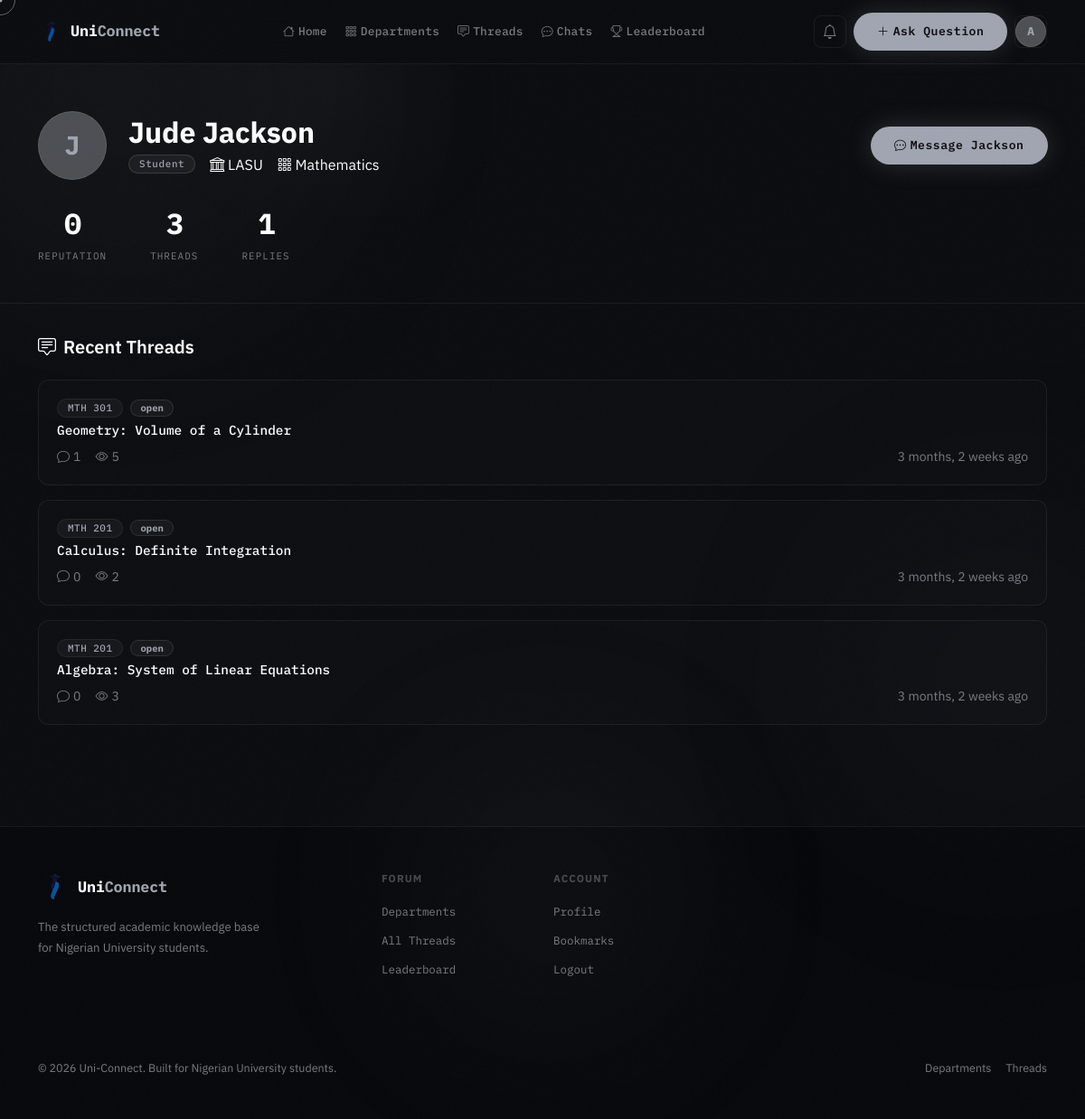
The app's page /accounts/profile/Jackson/ (signed in) with its own data.
### accounts/models.py (models this page shows, shortened)
class User(AbstractUser):
    ROLE_CHOICES = [
        ('student', 'Student'),
        ('lecturer', 'Lecturer'),
        ('admin', 'Admin'),
    ]
    is_email_verified = models.BooleanField(default=False)
    role = models.CharField(max_length=20, choices=ROLE_CHOICES, default='student')
    school = models.ForeignKey(
        'forum.School', on_delete=models.SET_NULL, null=True, blank=True, related_name='members'
    )
    department = models.ForeignKey(
        'forum.Department', on_delete=models.SET_NULL, null=True, blank=True, related_name='members'
    )
    matric_number = models.CharField(max_length=20, blank=True)
    bio = models.TextField(blank=True)
    avatar = models.ImageField(upload_to='avatars/', blank=True, null=True)
    reputation = models.IntegerField(default=0)
    created_at = models.DateTimeField(auto_now_add=True)
    @property
    def thread_count(self):
        return self.threads.filter(is_deleted=False).count()
    @property
    def reply_count(self):
        return self.replies.filter(is_deleted=False).count()

### forum/models.py (models this page shows, shortened)
class School(models.Model):
    SCHOOL_TYPE_CHOICES = [
        ('university', 'University'),
        ('polytechnic', 'Polytechnic'),
        ('college_of_education', 'College of Education'),
        ('monotechnic', 'Monotechnic'),
    ]
    name = models.CharField(max_length=255, unique=True)
    short_name = models.CharField(
        max_length=50, blank=True,
        help_text='Common abbreviation, e.g. UNN, UNILAG, FUTA'
    )
    slug = models.SlugField(max_length=255, unique=True, blank=True)
    school_type = models.CharField(max_length=30, choices=SCHOOL_TYPE_CHOICES, default='university')
    state = models.CharField(max_length=100, blank=True, help_text='Nigerian state where the school is located')
    is_active = models.BooleanField(default=True)
    created_at = models.DateTimeField(auto_now_add=True)
    class Meta:
        ordering = ['name']
        indexes = [
            models.Index(fields=['short_name']),
        ]

class Department(models.Model):
    school = models.ForeignKey(
        School, on_delete=models.CASCADE, related_name='departments',
        null=True, blank=True,
    )
    name = models.CharField(max_length=200)
    code = models.CharField(max_length=10)
    faculty = models.CharField(max_length=200)
    description = models.TextField(blank=True)
    color = models.CharField(max_length=7, default='#6C63FF')
    icon = models.CharField(max_length=50, default='bi-mortarboard')
    created_at = models.DateTimeField(auto_now_add=True)
    class Meta:
        ordering = ['name']
        unique_together = ['school', 'code']
        constraints = [
            models.UniqueConstraint(
                Lower('name'), 'school',
                name='unique_department_name_per_school',
            ),
        ]
        indexes = [
            models.Index(fields=['school', 'code']),
        ]

class Thread(models.Model):
    STATUS_CHOICES = [
        ('open', 'Open'),
        ('resolved', 'Resolved'),
        ('closed', 'Closed'),
    ]
    course = models.ForeignKey(Course, on_delete=models.CASCADE, related_name='threads')
    author = models.ForeignKey(settings.AUTH_USER_MODEL, on_delete=models.CASCADE, related_name='threads')
    title = models.CharField(max_length=300)
    content = models.TextField()
    attachment = models.FileField(upload_to='thread_attachments/', blank=True, null=True)
    voice_note = models.FileField(upload_to='thread_voice_notes/', blank=True, null=True)
    status = models.CharField(max_length=20, choices=STATUS_CHOICES, default='open')
    is_pinned = models.BooleanField(default=False)
    is_deleted = models.BooleanField(default=False)
    views = models.IntegerField(default=0)
    tags = models.ManyToManyField(Tag, blank=True, related_name='threads')
    created_at = models.DateTimeField(auto_now_add=True)
    updated_at = models.DateTimeField(auto_now=True)
    class Meta:
        ordering = ['-is_pinned', '-created_at']
    @property
    def reply_count(self):
        return self.replies.filter(is_deleted=False).count()

class Course(models.Model):
    department = models.ForeignKey(Department, on_delete=models.CASCADE, related_name='courses')
    code = models.CharField(max_length=20)
    title = models.CharField(max_length=200)
    description = models.TextField(blank=True)
    level = models.CharField(max_length=10, default='100L')
    semester = models.CharField(max_length=20, default='First Semester')
    units = models.IntegerField(default=3)
    is_active = models.BooleanField(default=True)
    created_at = models.DateTimeField(auto_now_add=True)
    class Meta:
        ordering = ['code']
        unique_together = ['department', 'code']

### accounts/views.py (the view)
# urls.py: path('profile/', views.profile_view, name='profile'),
@login_required
def profile_view(request, username=None):
    if username is None:
        profile_user = request.user
    else:
        profile_user = get_object_or_404(User, username=username)
    threads = (
        profile_user.threads
        .filter(is_deleted=False)
        .order_by("-created_at")
    )
    return render(
        request,
        "accounts/profile.html",
        {
            "profile_user": profile_user,
            "threads": threads,
        },
    )

### forum/context_processors.py (called while the page is built)
def unread_notifications(request):
    count = 0
    if request.user.is_authenticated:
        count = request.user.notifications.filter(is_read=False).count()
    return {'unread_notification_count': count}

### templates/accounts/profile.html (shortened to what this page needs)
{% extends 'base.html' %}
{% block content %}
<div class="page-header">
  <div class="container">
    <div class="d-flex align-items-center gap-4 flex-wrap">
      <div class="avatar-lg">
        {% if profile_user.avatar %}
        <img
          src="{{ profile_user.avatar.url }}"
          alt="{{ profile_user.username }}"
        />
        {% else %} {{ profile_user.username|first|upper }} {% endif %}
      </div>
      <div>
        <h1 class="h2 fw-bold text-white mb-1">
          {{ profile_user.get_full_name|default:profile_user.username }}
        </h1>
        <div class="d-flex align-items-center gap-3 flex-wrap">
          <span class="badge badge-glow"
            >{{ profile_user.get_role_display }}</span
          >
          {% if profile_user.school %}
        <span>
            <i class="bi bi-bank"></i>
            {{ profile_user.school.short_name|default:profile_user.school.name }}
        </span>
        {% endif %}
          {% if profile_user.department %}
        <span>
            <i class="bi bi-grid-3x3-gap"></i>
            {{ profile_user.department.name }}
        </span>
        {% endif %}
        </div>
        </div>
      {% if user == profile_user %}
      <a
        href="{% url 'accounts:edit_profile' %}"
        class="btn btn-outline-glass btn-sm ms-auto"
      >
        <i class="bi bi-pencil me-1"></i>Edit Profile
      </a>
      {% elif user.is_authenticated %}
      <a
        href="{% url 'forum:start_chat' profile_user.username %}"
        class="btn btn-primary-glow btn-sm ms-auto"
      >
        <i class="bi bi-chat-dots me-1"></i>Message {{ profile_user.username }}
      </a>
      {% endif %}
    </div>
    <div class="d-flex gap-5 mt-4">
      <div class="text-center">
        <div class="stat-number fs-2">{{ profile_user.reputation }}</div>
        <div class="stat-label">Reputation</div>
      </div>
      <div class="text-center">
        <div class="stat-number fs-2">{{ profile_user.thread_count }}</div>
        <div class="stat-label">Threads</div>
      </div>
      <div class="text-center">
        <div class="stat-number fs-2">{{ profile_user.reply_count }}</div>
        <div class="stat-label">Replies</div>
      </div>
    </div>
  </div>
</div>
<div class="container pb-5">
  <h5 class="text-white fw-600 mb-4">
    <i class="bi bi-chat-square-text me-2"></i>Recent Threads
  </h5>
  {% if threads %} {% for thread in threads %}
  <a href="{% url 'forum:thread_detail' thread.pk %}" class="thread-card mb-3">
    <div class="d-flex align-items-start gap-3">
      <div class="flex-grow-1">
        <div class="d-flex align-items-center gap-2 mb-1">
          <span class="badge badge-glass small">{{ thread.course.code }}</span>
          <span
            class="badge {% if thread.status == 'resolved' %}badge-resolved{% else %}badge-open{% endif %}"
            >{{ thread.status }}</span
          >
        </div>
        <div class="thread-title">{{ thread.title }}</div>
        <div class="d-flex gap-3 text-muted small mt-2">
          <span><i class="bi bi-chat me-1"></i>{{ thread.reply_count }}</span>
          <span><i class="bi bi-eye me-1"></i>{{ thread.views }}</span>
          <span class="ms-auto">{{ thread.created_at|timesince }} ago</span>
        </div>
      </div>
    </div>
  </a>
  {% endfor %} {% else %}
  <div class="glass-panel p-5 text-center">
    <i class="bi bi-chat-square-dots fs-1 text-muted d-block mb-3"></i>
    <p class="text-muted">No threads yet.</p>
  </div>
  {% endif %}
</div>
{% endblock %}

### templates/base.html (shortened to what this page needs)
<!doctype html>
<html lang="en" data-bs-theme="dark">
  <head>
    <link
      rel="stylesheet"
      href="https://cdn.jsdelivr.net/npm/bootstrap@5.3.3/dist/css/bootstrap.min.css"
    />
    <link
      rel="stylesheet"
      href="https://cdn.jsdelivr.net/npm/bootstrap-icons@1.11.3/font/bootstrap-icons.min.css"
    />
    {% load static %}
    <link rel="stylesheet" href="{% static 'css/main.css' %}" />
  </head>
  <body class="{% block body_class %}{% endblock %}">
    <div class="ambient-orb orb-1" aria-hidden="true"></div>
    <div class="ambient-orb orb-2" aria-hidden="true"></div>
    <nav class="navbar navbar-expand-lg glass-nav">
      <div class="container">
        <a
          class="navbar-brand d-flex align-items-center gap-2"
          href="{% url 'forum:home' %}"
        >
          <img
            src="{% static 'logo-removebg-preview.png' %}"
            alt="Uni-Connect logo"
            class="site-logo navbar-logo"
          />
          <span class="brand-name"
            >Uni<span class="text-accent">Connect</span></span
          >
        </a>
        <div class="collapse navbar-collapse" id="navMain">
          <ul class="navbar-nav mx-auto gap-1">
            <li class="nav-item">
              <a class="nav-link nav-pill" href="{% url 'forum:home' %}"
                ><i class="bi bi-house me-1"></i>Home</a
              >
            </li>
            <li class="nav-item">
              <a class="nav-link nav-pill" href="{% url 'forum:departments' %}"
                ><i class="bi bi-grid-3x3-gap me-1"></i>Departments</a
              >
            </li>
            <li class="nav-item">
              <a class="nav-link nav-pill" href="{% url 'forum:thread_list' %}"
                ><i class="bi bi-chat-square-text me-1"></i>Threads</a
              >
            </li>
            {% if user.is_authenticated %}
            <li class="nav-item">
              <a class="nav-link nav-pill" href="{% url 'forum:chat_list' %}"
                ><i class="bi bi-chat-dots me-1"></i>Chats</a
              >
            </li>
            {% endif %}
            <li class="nav-item">
              <a class="nav-link nav-pill" href="{% url 'forum:leaderboard' %}"
                ><i class="bi bi-trophy me-1"></i>Leaderboard</a
              >
            </li>
          </ul>
          <div class="d-flex align-items-center gap-2">
            {% if user.is_authenticated %}
            <a
              href="{% url 'forum:notifications' %}"
              class="btn btn-ghost-icon position-relative"
            >
              <i class="bi bi-bell"></i>
            </a>
            <a
              href="{% url 'forum:create_thread' %}"
              class="btn btn-primary-glow btn-sm"
            >
              <i class="bi bi-plus-lg me-1"></i>Ask Question
            </a>
            <div class="dropdown">
              <button
                class="btn btn-ghost-icon dropdown-toggle no-caret"
                data-bs-toggle="dropdown"
              >
                <div class="avatar-sm">
                  {% if user.avatar %}
                  <img src="{{ user.avatar.url }}" alt="{{ user.username }}" />
                  {% else %}
                  <span>{{ user.username|first|upper }}</span>
                  {% endif %}
                </div>
              </button>
            </div>
            {% endif %}
          </div>
        </div>
      </div>
    </nav>
    <main>{% block content %}{% endblock %}</main>
    <footer class="footer-glass py-5 mt-5">
      <div class="container">
        <div class="row g-4">
          <div class="col-lg-4">
            <div class="d-flex align-items-center gap-2 mb-3">
              <img
                src="{% static 'logo-removebg-preview.png' %}"
                alt="Uni-Connect logo"
                class="site-logo"
              />
              <span class="brand-name"
                >Uni<span class="text-accent">Connect</span></span
              >
            </div>
            <p
              style="
                color: var(--muted);
                font-size: 0.82rem;
                line-height: 1.7;
                max-width: 260px;
              "
            >
              The structured academic knowledge base for Nigerian University students.
            </p>
          </div>
          <div class="col-6 col-lg-2">
            <p
              style="
                color: rgba(255, 255, 255, 0.25);
                font-size: 0.72rem;
                font-weight: 700;
                letter-spacing: 0.1em;
                text-transform: uppercase;
                margin-bottom: 14px;
              "
            >
              Forum
            </p>
            <ul class="list-unstyled footer-links">
              <li><a href="{% url 'forum:departments' %}">Departments</a></li>
              <li><a href="{% url 'forum:thread_list' %}">All Threads</a></li>
              <li><a href="{% url 'forum:leaderboard' %}">Leaderboard</a></li>
            </ul>
          </div>
          <div class="col-6 col-lg-2">
            <p
              style="
                color: rgba(255, 255, 255, 0.25);
                font-size: 0.72rem;
                font-weight: 700;
                letter-spacing: 0.1em;
                text-transform: uppercase;
                margin-bottom: 14px;
              "
            >
              Account
            </p>
            <ul class="list-unstyled footer-links">
              {% if user.is_authenticated %}
              <li><a href="{% url 'accounts:profile' %}">Profile</a></li>
              <li><a href="{% url 'forum:bookmarks' %}">Bookmarks</a></li>
              <li><a href="{% url 'accounts:logout' %}">Logout</a></li>
              {% else %}
              <li><a href="{% url 'accounts:login' %}">Login</a></li>
              <li><a href="{% url 'accounts:register' %}">Register</a></li>
              {% endif %}
            </ul>
          </div>
        </div>
        <div
          class="d-flex justify-content-between align-items-center flex-wrap gap-3"
        >
          <p style="color: var(--muted); font-size: 0.78rem; margin: 0">
            © 2026 Uni-Connect. Built for Nigerian University students.
          </p>
          <div class="d-flex gap-3">
            <a
              href="{% url 'forum:departments' %}"
              style="
                color: var(--muted);
                font-size: 0.78rem;
                text-decoration: none;
              "
              onmouseenter="this.style.color = 'var(--accent)'"
              onmouseleave="this.style.color = 'var(--muted)'"
              >Departments</a
            >
            <a
              href="{% url 'forum:thread_list' %}"
              style="
                color: var(--muted);
                font-size: 0.78rem;
                text-decoration: none;
              "
              onmouseenter="this.style.color = 'var(--accent)'"
              onmouseleave="this.style.color = 'var(--muted)'"
              >Threads</a
            >
          </div>
        </div>
      </div>
    </footer>
    {% load static %}
  </body>
</html>

### records on screen
User: username|first "A"
User: username|first "J", get_full_name "Jude Jackson", role "Student", school.short_name "LASU", department.name "Mathematics", username "Jackson", reputation "0", thread_count "3", reply_count "1"
Thread: course.code "MTH 301", status "open", title "Geometry: Volume of a Cylinder", reply_count "1", views "5", created_at "3 months, 2 weeks"
Thread: course.code "MTH 201", status "open", title "Calculus: Definite Integration", reply_count "0", views "2", created_at "3 months, 2 weeks"
Thread: course.code "MTH 201", status "open", title "Algebra: System of Linear Equations", reply_count "0", views "3", created_at "3 months, 2 weeks"
